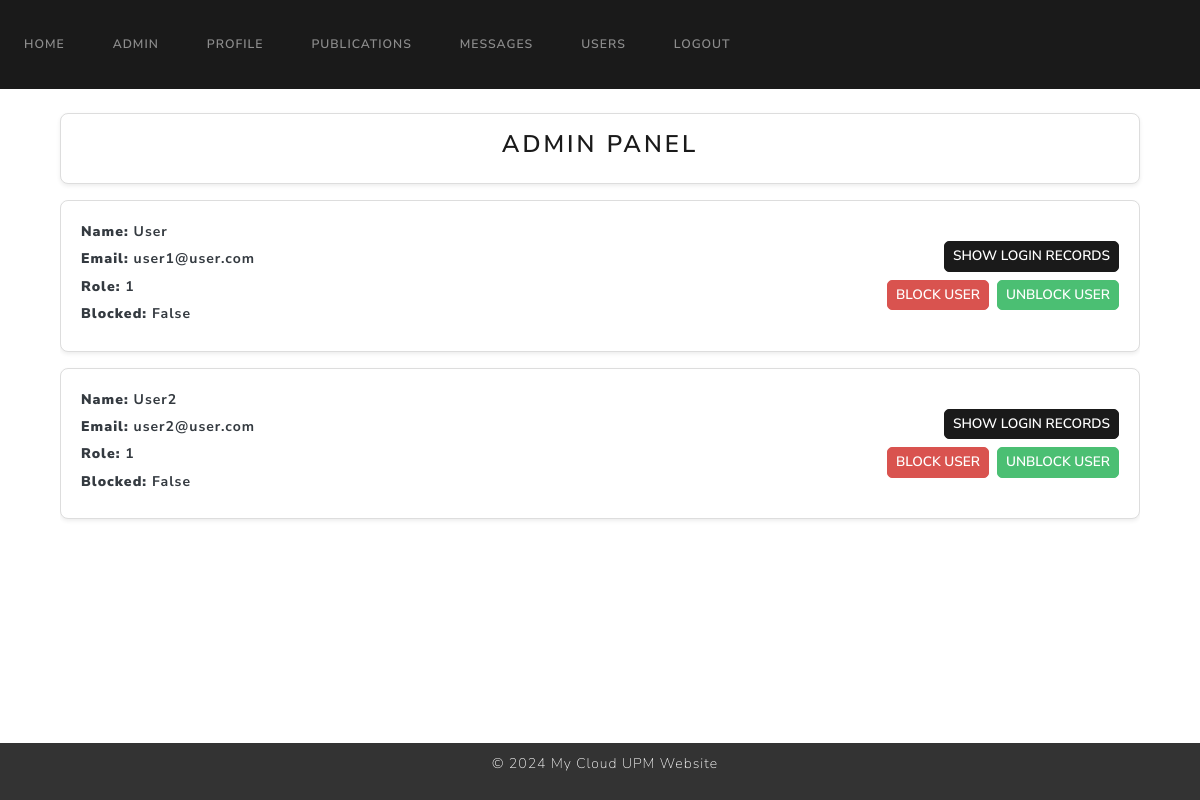
The page /admin (signed in) on the database its author committed.
### website/models.py (models this page shows)
class User(UserMixin, db.Model):
    id = db.Column(db.Integer, primary_key=True)
    name = db.Column(db.String(100), unique=False, nullable=False)
    surname = db.Column(db.String(100), unique=False, nullable=False)
    email = db.Column(db.String(100), unique=True, nullable=False)
    password = db.Column(db.String(100), nullable=False)
    bio = db.Column(db.Text, default="This is my bio.")  # Bio field
    role = db.Column(db.Integer, nullable=False, default=1)  # 0 para admin, 1 para usuario regular
    is_blocked = db.Column(db.Boolean, nullable=False, default=False)  # Campo para indicar si el usuario está bloqueado
    profile_pic = db.Column(db.String(150), default='default.jpg')
    twitter = db.Column(db.String(255), nullable=True)    # Twitter URL
    linkedin = db.Column(db.String(255), nullable=True)   # LinkedIn URL
    publications = db.relationship('Publication')
    login_records = db.relationship('LoginRecord')

### website/views.py (the view)
@views.route('/admin')
@login_required
def admin():
    if current_user.role != 0:
        flash('You are not allowed to access this page', category='error')
        print('You are not allowed to access this page')
        return redirect(url_for('views.home'))
    users = User.query.filter(User.id != current_user.id).all()
    login_records = LoginRecord.query.all()
    return render_template('admin.html', user=current_user, users=users, login_records=login_records)

### website/templates/admin.html (shortened to what this page needs)
{% extends "base.html" %}
{% block content %}
<div class="container mt-4">
    <div class="card shadow-sm p-3 bg-white">
        <h3 class="text-center">Admin Panel</h3>
    </div>
    <div class="mt-3" style="max-height: 750px; overflow-y: auto;">
        {% for user in users %}
        <div class="card shadow-sm mb-3 bg-white">
            <div class="card-body">
                <div class="row align-items-center">
                    <div class="col-md-8">
                        <p class="text-dark fw-bold"><strong>Name:</strong> {{ user.name }}</p>
                        <p class="text-dark fw-bold"><strong>Email:</strong> {{ user.email }}</p>
                        <p class="text-dark fw-bold"><strong>Role:</strong> {{ user.role }}</p>
                        <p class="text-dark fw-bold"><strong>Blocked:</strong> {{ user.is_blocked }}</p>
                    </div>
                    <div class="col-md-4 text-end">
                        <button class="btn btn-sm btn-primary mb-2" type="button" data-bs-toggle="collapse"
                                data-bs-target="#loginRecords{{ user.id }}" aria-expanded="false"
                                aria-controls="loginRecords{{ user.id }}" onclick="this.style.display='none'">
                            Show Login Records
                        </button>
                        <div class="d-flex justify-content-end gap-2">
                            {% if user.id != current_user.id %}
                            <form method="POST" action="{{ url_for('views.block_user', user_id=user.id) }}">
                                <button type="submit" class="btn btn-sm btn-danger">Block User</button>
                            </form>
                            <form method="POST" action="{{ url_for('views.unblock_user', user_id=user.id) }}">
                                <button type="submit" class="btn btn-sm btn-success">Unblock User</button>
                            </form>
                            {% else %}
                            <span class="badge bg-secondary">You</span>
                            {% endif %}
                        </div>
                    </div>
                </div>
            </div>
        </div>
        {% endfor %}
    </div>
</div>
{% endblock %}

### website/templates/admin.html (style rules this page uses)
.card { border: 1px solid #ddd; border-radius: 8px; }
.card-body p { margin-bottom: 0.4rem; }
.btn { border-radius: 5px; }
.btn-sm { padding: 4px 8px; font-size: 0.85rem; }
.text-dark { color: #212529; }
.fw-bold { font-weight: 600; }
.card.shadow-sm { box-shadow: 0 2px 4px rgba(0, 0, 0, 0.1); background-color: #fff; }
.d-flex.gap-2 > form { margin: 0; }

### rows shown on the page
User: name "User", email "user1@user.com", role "1", is_blocked "False"
User: name "User2", email "user2@user.com", role "1", is_blocked "False"
